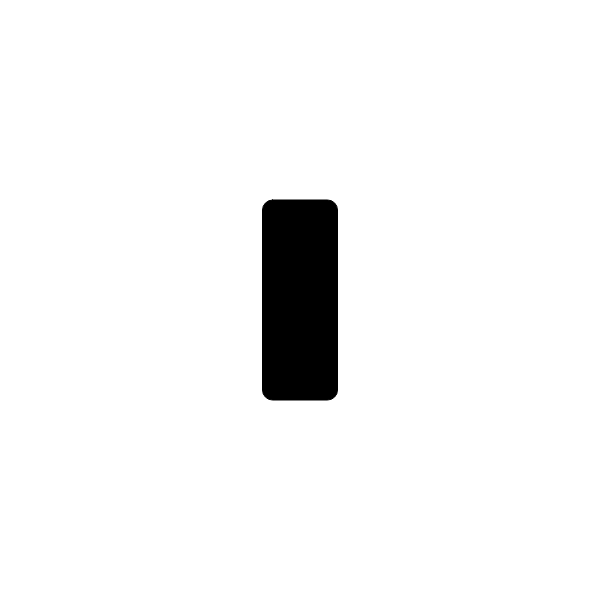
Frame 1 (no input)
Frame 60 (no input): identical to frame 1, image omitted
Frame 120 (the mouse pressed at the canvas centre since frame 60): identical to frame 1, image omitted

The p5.js sketch that drew this single still picture (run headless with seeded random() and noise() and a simulated clock; from frame 60 on, the mouse is pressed at the canvas centre):

// p5.js sketch
// ── sketch.js
// Traffic Light Starter Code
// Dan Schellenberg
// Sept 25, 2018

// GOAL: make a 'traffic light' simulator. For now, just have the light
// changing according to time. You may want to investigate the millis()
// function at https://p5js.org/reference/

let timer = 10

function setup() {
  createCanvas(600, 600);
}

function draw() {
  background(255);
  drawOutlineOfLights();
}

function drawOutlineOfLights() {
  //box
  rectMode(CENTER);
  fill(0);
  rect(width/2, height/2, 75, 200, 10);

  //lights
  fill(255);
  while (timer < 0) {

    if (timer >= 10 && timer < 5); {
      ellipse(width/2, height/2 - 65, 50, 50); //top
      timer = timer - 0.0001
    }
    if (timer >= 5 && timer < 1); {
      ellipse(width/2, height/2, 50, 50); //middle
      timer = timer - 0.0001
    }
    if (timer >= 1); {
      ellipse(width/2, height/2 + 65, 50, 50); //bottom
    }
  }
}
